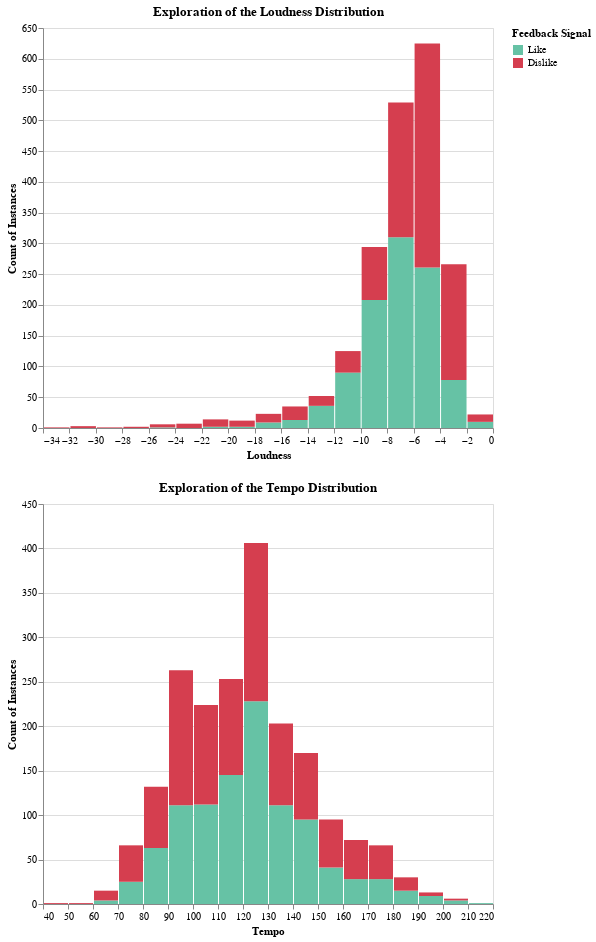

Source (notebook cell):
### Code cell
features = ["loudness",
            "tempo"]
bin_sizes = [20] * 2

plot_distribution(df, features, "Q", bin_sizes)

### Figure 1 — Vega-Lite specification as saved in the notebook (floating-point values rounded to 4 significant figures; data arrays with more than 128 entries replaced by an {"elided": "..."} marker saying what was removed)
{"config": {"view": {"continuousWidth": 300, "continuousHeight": 300}}, "vconcat": [{"mark": {"type": "bar"}, "encoding": {"color": {"field": "target", "legend": {"title": "Feedback Signal"}, "scale": {"range": ["#66c2a5", "#d53e4f"]}, "sort": ["Like", "Dislike"], "type": "nominal"}, "tooltip": [{"aggregate": "count", "title": "Instances", "type": "quantitative"}], "x": {"axis": {"labelAngle": 0, "title": "Loudness"}, "bin": {"maxbins": 20}, "field": "loudness", "type": "quantitative"}, "y": {"aggregate": "count", "axis": {"title": "Count of Instances"}, "stack": "zero", "type": "quantitative"}}, "height": 400, "title": "Exploration of the Loudness Distribution", "width": 450}, {"mark": {"type": "bar"}, "encoding": {"color": {"field": "target", "legend": {"title": "Feedback Signal"}, "scale": {"range": ["#66c2a5", "#d53e4f"]}, "sort": ["Like", "Dislike"], "type": "nominal"}, "tooltip": [{"aggregate": "count", "title": "Instances", "type": "quantitative"}], "x": {"axis": {"labelAngle": 0, "title": "Tempo"}, "bin": {"maxbins": 20}, "field": "tempo", "type": "quantitative"}, "y": {"aggregate": "count", "axis": {"title": "Count of Instances"}, "stack": "zero", "type": "quantitative"}}, "height": 400, "title": "Exploration of the Tempo Distribution", "width": 450}], "data": {"name": "data-e216829d4f9c1286c8223a144adcec7c"}, "$schema": "https://vega.github.io/schema/vega-lite/v5.8.0.json", "datasets": {"data-e216829d4f9c1286c8223a144adcec7c": {"elided": "2017 records"}}}
